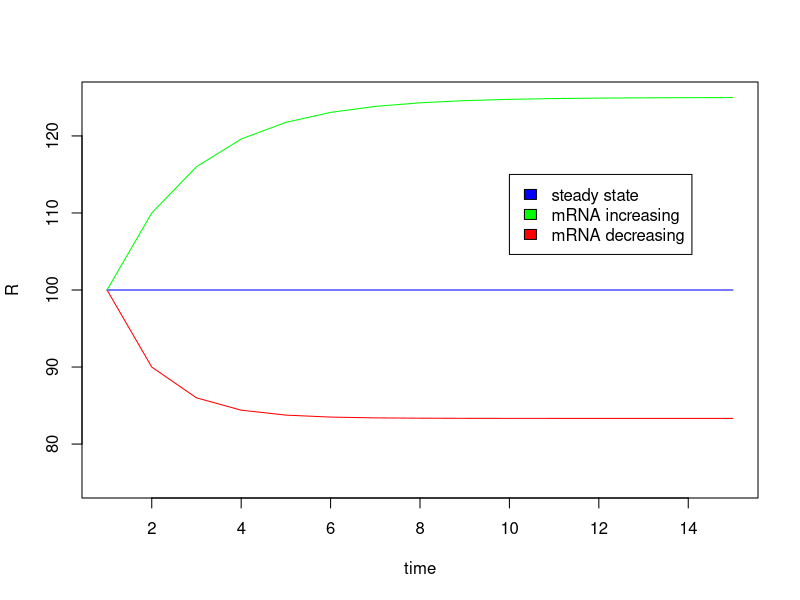

Write R code to recreate this figure.
## ---- chunk 1
library("deSolve")
library("ggplot2")

parameter_list <- list(c(r = 0.6,m = 50), c(r = 0.5, m = 50), c(r = 0.4 ,m = 50))
starting_state <- c(R = 100)
times <- seq(1, 15,  by = 1)

transcripts <- function(t,R,params){
  with(as.list(c(params)),{
         delta.R <- -r * R + m
         return(list(delta.R))
       }
       )
}

perform_ode <- function (parameters){
  ode(times = times, y = starting_state,   parms = parameters, func = transcripts, method = "euler")
}

out  <- lapply(parameter_list, perform_ode)

plot(as.data.frame(out[2]), type = "line", col = "blue", ylim=c(75,125))
lines(as.data.frame(out[1]), type = "line", col = "red")
lines(as.data.frame(out[3]), type = "line", col = "green")
legend(10,115, legend = c("steady state" ,"mRNA increasing", "mRNA decreasing" ), fill = c("blue", "green",  "red"))
